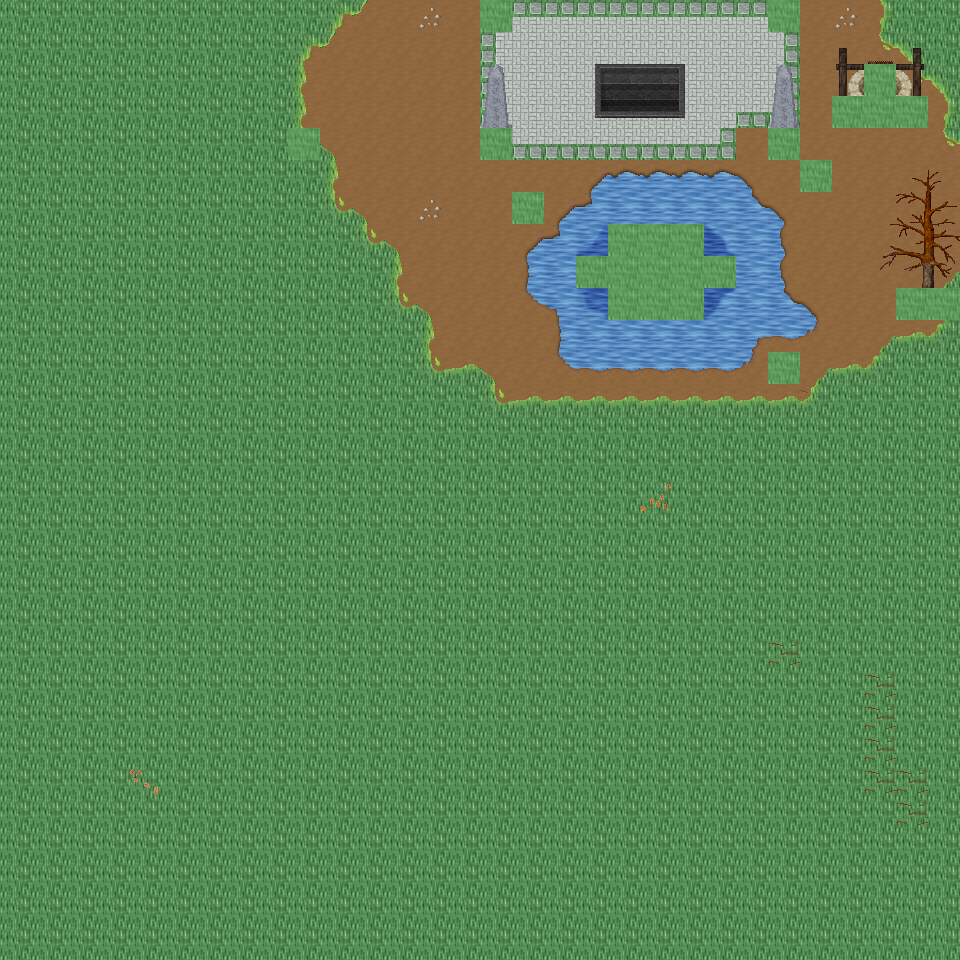

The image is a tile-based game level rendered from a .tmx file. Its description and source (layers, tilesets, objects; grid data summarised) follow:
An orthogonal 30x30 tile map with 32x32 px tiles, 6 tile layers (Ground, Object, Object2, Above, ...), 50 tilesets and 7 objects (7x mapExit).

<map version="1.0" orientation="orthogonal" renderorder="right-down" width="30" height="30" tilewidth="32" tileheight="32" nextobjectid="8">
  <tileset firstgid="1" name="tileset_ground_ground" tilewidth="32" tileheight="32" tilecount="33" columns="3">
    <image source="../drawable/tileset_ground_ground.png" width="96" height="352" />
  </tileset>
  <tileset firstgid="34" name="tileset_building_castle" tilewidth="32" tileheight="32" tilecount="320" columns="20">
    <image source="../drawable/tileset_building_castle.png" width="640" height="512" />
  </tileset>
  <tileset firstgid="354" name="tileset_furniture_carpet_carpets_2" tilewidth="32" tileheight="32" tilecount="20" columns="4">
    <image source="../drawable/tileset_furniture_carpet_carpets_2.png" width="128" height="160" />
  </tileset>
  <tileset firstgid="374" name="tileset_ground_indoor_tiles" tilewidth="32" tileheight="32" tilecount="8" columns="2">
    <image source="../drawable/tileset_ground_indoor_tiles.png" width="64" height="128" />
  </tileset>
  <tileset firstgid="382" name="tileset_building_entrance_int_iron_bars" tilewidth="32" tileheight="32" tilecount="12" columns="3">
    <image source="../drawable/tileset_building_entrance_int_iron_bars.png" width="96" height="128" />
  </tileset>
  <tileset firstgid="394" name="tileset_plant_bush_hedge" tilewidth="32" tileheight="32" tilecount="35" columns="5">
    <image source="../drawable/tileset_plant_bush_hedge.png" width="160" height="224" />
  </tileset>
  <tileset firstgid="429" name="tileset_building_church" tilewidth="32" tileheight="32" tilecount="56" columns="8">
    <image source="../drawable/tileset_building_church.png" width="256" height="224" />
  </tileset>
  <tileset firstgid="485" name="tileset_logic_collision" tilewidth="32" tileheight="32" tilecount="1" columns="1">
    <image source="../drawable/tileset_logic_collision.png" width="32" height="32" />
  </tileset>
  <tileset firstgid="486" name="tileset_logic_item_vegetable" tilewidth="32" tileheight="32" tilecount="16" columns="8">
    <image source="../drawable/tileset_logic_item_vegetable.png" width="256" height="64" />
  </tileset>
  <tileset firstgid="502" name="tileset_ground_rock_rocks" tilewidth="32" tileheight="32" tilecount="4" columns="2">
    <image source="../drawable/tileset_ground_rock_rocks.png" width="64" height="64" />
  </tileset>
  <tileset firstgid="506" name="tileset_item_corpse_huge_animal" tilewidth="32" tileheight="32" tilecount="16" columns="2">
    <image source="../drawable/tileset_item_corpse_huge_animal.png" width="64" height="256" />
  </tileset>
  <tileset firstgid="522" name="tileset_plant_tree_dead_tree_4" tilewidth="32" tileheight="32" tilecount="20" columns="4">
    <image source="../drawable/tileset_plant_tree_dead_tree_4.png" width="128" height="160" />
  </tileset>
  <tileset firstgid="542" name="tileset_logic_creature_undead" tilewidth="32" tileheight="32" tilecount="16" columns="8">
    <image source="../drawable/tileset_logic_creature_undead.png" width="256" height="64" />
  </tileset>
  <tileset firstgid="558" name="tileset_plant_tree_dead_tree_2" tilewidth="32" tileheight="32" tilecount="20" columns="4">
    <image source="../drawable/tileset_plant_tree_dead_tree_2.png" width="128" height="160" />
  </tileset>
  <tileset firstgid="578" name="tileset_item_gothic_headstone_2" tilewidth="32" tileheight="32" tilecount="3" columns="1">
    <image source="../drawable/tileset_item_gothic_headstone_2.png" width="32" height="96" />
  </tileset>
  <tileset firstgid="581" name="tileset_building_house_3" tilewidth="32" tileheight="32" tilecount="48" columns="6">
    <image source="../drawable/tileset_building_house_3.png" width="192" height="256" />
  </tileset>
  <tileset firstgid="629" name="tileset_object_scarecrow" tilewidth="32" tileheight="32" tilecount="2" columns="1">
    <image source="../drawable/tileset_object_scarecrow.png" width="32" height="64" />
  </tileset>
  <tileset firstgid="631" name="tileset_plant_tree_fall_trees" tilewidth="32" tileheight="32" tilecount="40" columns="8">
    <image source="../drawable/tileset_plant_tree_fall_trees.png" width="256" height="160" />
  </tileset>
  <tileset firstgid="671" name="tileset_logic_creature_undead_fallen" tilewidth="32" tileheight="32" tilecount="16" columns="8">
    <image source="../drawable/tileset_logic_creature_undead_fallen.png" width="256" height="64" />
  </tileset>
  <tileset firstgid="687" name="tileset_building_decoration_orbpedestal" tilewidth="32" tileheight="32" tilecount="2" columns="1">
    <image source="../drawable/tileset_building_decoration_orbpedestal.png" width="32" height="64" />
  </tileset>
  <tileset firstgid="689" name="tileset_ground_rock_rocks_3" tilewidth="32" tileheight="32" tilecount="16" columns="4">
    <image source="../drawable/tileset_ground_rock_rocks_3.png" width="128" height="128" />
  </tileset>
  <tileset firstgid="705" name="tileset_plant_tree_chestnut_tree" tilewidth="32" tileheight="32" tilecount="20" columns="4">
    <image source="../drawable/tileset_plant_tree_chestnut_tree.png" width="128" height="160" />
  </tileset>
  <tileset firstgid="725" name="tileset_plant_stump_hollow_logs" tilewidth="32" tileheight="32" tilecount="6" columns="3">
    <image source="../drawable/tileset_plant_stump_hollow_logs.png" width="96" height="64" />
  </tileset>
  <tileset firstgid="731" name="tileset_logic_creature_golem" tilewidth="32" tileheight="32" tilecount="4" columns="4">
    <image source="../drawable/tileset_logic_creature_golem.png" width="128" height="32" />
  </tileset>
  <tileset firstgid="735" name="tileset_ground_grass_edges" tilewidth="32" tileheight="32" tilecount="36" columns="12">
    <image source="../drawable/tileset_ground_grass_edges.png" width="384" height="96" />
  </tileset>
  <tileset firstgid="771" name="tileset_ground_grass_corners" tilewidth="32" tileheight="32" tilecount="24" columns="6">
    <image source="../drawable/tileset_ground_grass_corners.png" width="192" height="128" />
  </tileset>
  <tileset firstgid="795" name="tileset_ground_water_pool" tilewidth="32" tileheight="32" tilecount="72" columns="3">
    <image source="../drawable/tileset_ground_water_pool.png" width="96" height="768" />
  </tileset>
  <tileset firstgid="867" name="tileset_ground_earth_edges" tilewidth="32" tileheight="32" tilecount="18" columns="6">
    <image source="../drawable/tileset_ground_earth_edges.png" width="192" height="96" />
  </tileset>
  <tileset firstgid="885" name="tileset_logic_creature_ent" tilewidth="32" tileheight="32" tilecount="4" columns="4">
    <image source="../drawable/tileset_logic_creature_ent.png" width="128" height="32" />
  </tileset>
  <tileset firstgid="889" name="tileset_plant_leaves" tilewidth="32" tileheight="32" tilecount="8" columns="4">
    <image source="../drawable/tileset_plant_leaves.png" width="128" height="64" />
  </tileset>
  <tileset firstgid="897" name="tileset_object_well_hoist" tilewidth="32" tileheight="32" tilecount="9" columns="3">
    <image source="../drawable/tileset_object_well_hoist.png" width="96" height="96" />
  </tileset>
  <tileset firstgid="906" name="tileset_building_stairs_grey_stone_stairs_down" tilewidth="32" tileheight="32" tilecount="6" columns="3">
    <image source="../drawable/tileset_building_stairs_grey_stone_stairs_down.png" width="96" height="64" />
  </tileset>
  <tileset firstgid="912" name="tileset_ground_green_paving" tilewidth="32" tileheight="32" tilecount="18" columns="3">
    <image source="../drawable/tileset_ground_green_paving.png" width="96" height="192" />
  </tileset>
  <tileset firstgid="930" name="tileset_plant_tree_tree_darkgreen" tilewidth="32" tileheight="32" tilecount="88" columns="8">
    <image source="../drawable/tileset_plant_tree_tree_darkgreen.png" width="256" height="352" />
  </tileset>
  <tileset firstgid="1018" name="tileset_light_dim_light_7x5" tilewidth="32" tileheight="32" tilecount="35" columns="7">
    <image source="../drawable/tileset_light_dim_light_7x5.png" width="224" height="160" />
  </tileset>
  <tileset firstgid="1053" name="tileset_furniture_light_lamp_bronze" tilewidth="32" tileheight="32" tilecount="3" columns="1">
    <image source="../drawable/tileset_furniture_light_lamp_bronze.png" width="32" height="96" />
  </tileset>
  <tileset firstgid="1056" name="tileset_light_light_5x5" tilewidth="32" tileheight="32" tilecount="25" columns="5">
    <image source="../drawable/tileset_light_light_5x5.png" width="160" height="160" />
  </tileset>
  <tileset firstgid="1081" name="tileset_plant_tree_pine_tree" tilewidth="32" tileheight="32" tilecount="20" columns="4">
    <image source="../drawable/tileset_plant_tree_pine_tree.png" width="128" height="160" />
  </tileset>
  <tileset firstgid="1101" name="tileset_plant_tree_pine_tree_1" tilewidth="32" tileheight="32" tilecount="20" columns="4">
    <image source="../drawable/tileset_plant_tree_pine_tree_1.png" width="128" height="160" />
  </tileset>
  <tileset firstgid="1121" name="tileset_furniture_chair_bench_wooden" tilewidth="32" tileheight="32" tilecount="8" columns="2">
    <image source="../drawable/tileset_furniture_chair_bench_wooden.png" width="64" height="128" />
  </tileset>
  <tileset firstgid="1129" name="tileset_plant_flower_flowers_mixed" tilewidth="32" tileheight="32" tilecount="16" columns="4">
    <image source="../drawable/tileset_plant_flower_flowers_mixed.png" width="128" height="128" />
  </tileset>
  <tileset firstgid="1145" name="tileset_building_thatched_roof_cottage1" tilewidth="32" tileheight="32" tilecount="20" columns="4">
    <image source="../drawable/tileset_building_thatched_roof_cottage1.png" width="128" height="160" />
  </tileset>
  <tileset firstgid="1165" name="tileset_item_blood_floor_stain" tilewidth="32" tileheight="32" tilecount="1" columns="1">
    <image source="../drawable/tileset_item_blood_floor_stain.png" width="32" height="32" />
  </tileset>
  <tileset firstgid="1166" name="tileset_item_firewood" tilewidth="32" tileheight="32" tilecount="12" columns="3">
    <image source="../drawable/tileset_item_firewood.png" width="96" height="128" />
  </tileset>
  <tileset firstgid="1178" name="tileset_item_gothic_headstone_1" tilewidth="32" tileheight="32" tilecount="1" columns="1">
    <image source="../drawable/tileset_item_gothic_headstone_1.png" width="32" height="32" />
  </tileset>
  <tileset firstgid="1179" name="tileset_item_gothic_tiny_headstone" tilewidth="32" tileheight="32" tilecount="1" columns="1">
    <image source="../drawable/tileset_item_gothic_tiny_headstone.png" width="32" height="32" />
  </tileset>
  <tileset firstgid="1180" name="tileset_plant_mosses" tilewidth="32" tileheight="32" tilecount="16" columns="4">
    <image source="../drawable/tileset_plant_mosses.png" width="128" height="128" />
  </tileset>
  <tileset firstgid="1196" name="tileset_building_fence_wooden_brown_fence" tilewidth="32" tileheight="32" tilecount="42" columns="7">
    <image source="../drawable/tileset_building_fence_wooden_brown_fence.png" width="224" height="192" />
  </tileset>
  <tileset firstgid="1238" name="tileset_logic_creature_undead_skeleton" tilewidth="32" tileheight="32" tilecount="6" columns="6">
    <image source="../drawable/tileset_logic_creature_undead_skeleton.png" width="192" height="32" />
  </tileset>
  <tileset firstgid="1244" name="tileset_logic_creature_undead_specter" tilewidth="32" tileheight="32" tilecount="6" columns="6">
    <image source="../drawable/tileset_logic_creature_undead_specter.png" width="192" height="32" />
  </tileset>
  <layer name="Ground" width="30" height="30">
    <data>[900 cells, 900 non-empty, 14 distinct tile ids]</data>
  </layer>
  <layer name="Object" width="30" height="30">
    <data>[900 cells, 139 non-empty, 54 distinct tile ids]</data>
  </layer>
  <layer name="Object2" width="30" height="30">
    <data>[900 cells, 7 non-empty, 4 distinct tile ids]</data>
  </layer>
  <layer name="Above" width="30" height="30">
    <data>[900 cells, 21 non-empty, 19 distinct tile ids]</data>
  </layer>
  <layer name="Above2" width="30" height="30">
    <data>[900 cells, 0 non-empty, 0 distinct tile ids]</data>
  </layer>
  <layer name="Walkable" width="30" height="30">
    <data>[900 cells, 25 non-empty, 1 distinct tile ids]</data>
  </layer>
  <objectgroup name="MapEvents">
    <object id="1" name="north" type="mapExit" x="0" y="0" width="480" height="32">
      <properties>
        <property name="map" value="level_0_x222_y59" />
        <property name="x" value="0" />
        <property name="y" value="28" />
      </properties>
    </object>
    <object id="2" name="north2" type="mapExit" x="512" y="0" width="256" height="32">
      <properties>
        <property name="map" value="level_0_x222_y59" />
        <property name="x" value="16" />
        <property name="y" value="28" />
      </properties>
    </object>
    <object id="3" name="north3" type="mapExit" x="800" y="0" width="160" height="32">
      <properties>
        <property name="map" value="level_0_x222_y59" />
        <property name="x" value="25" />
        <property name="y" value="28" />
      </properties>
    </object>
    <object id="4" name="south" type="mapExit" x="0" y="928" width="960" height="32">
      <properties>
        <property name="map" value="level_0_x222_y61" />
        <property name="x" value="0" />
        <property name="y" value="1" />
      </properties>
    </object>
    <object id="5" name="west" type="mapExit" x="0" y="0" width="32" height="960">
      <properties>
        <property name="map" value="level_0_x221_y60" />
        <property name="x" value="28" />
        <property name="y" value="0" />
      </properties>
    </object>
    <object id="6" name="east" type="mapExit" x="928" y="0" width="32" height="288">
      <properties>
        <property name="map" value="level_0_x223_y60" />
        <property name="x" value="1" />
        <property name="y" value="0" />
      </properties>
    </object>
    <object id="7" name="east2" type="mapExit" x="928" y="320" width="32" height="640">
      <properties>
        <property name="map" value="level_0_x223_y60" />
        <property name="x" value="1" />
        <property name="y" value="10" />
      </properties>
    </object>
  </objectgroup>
</map>
